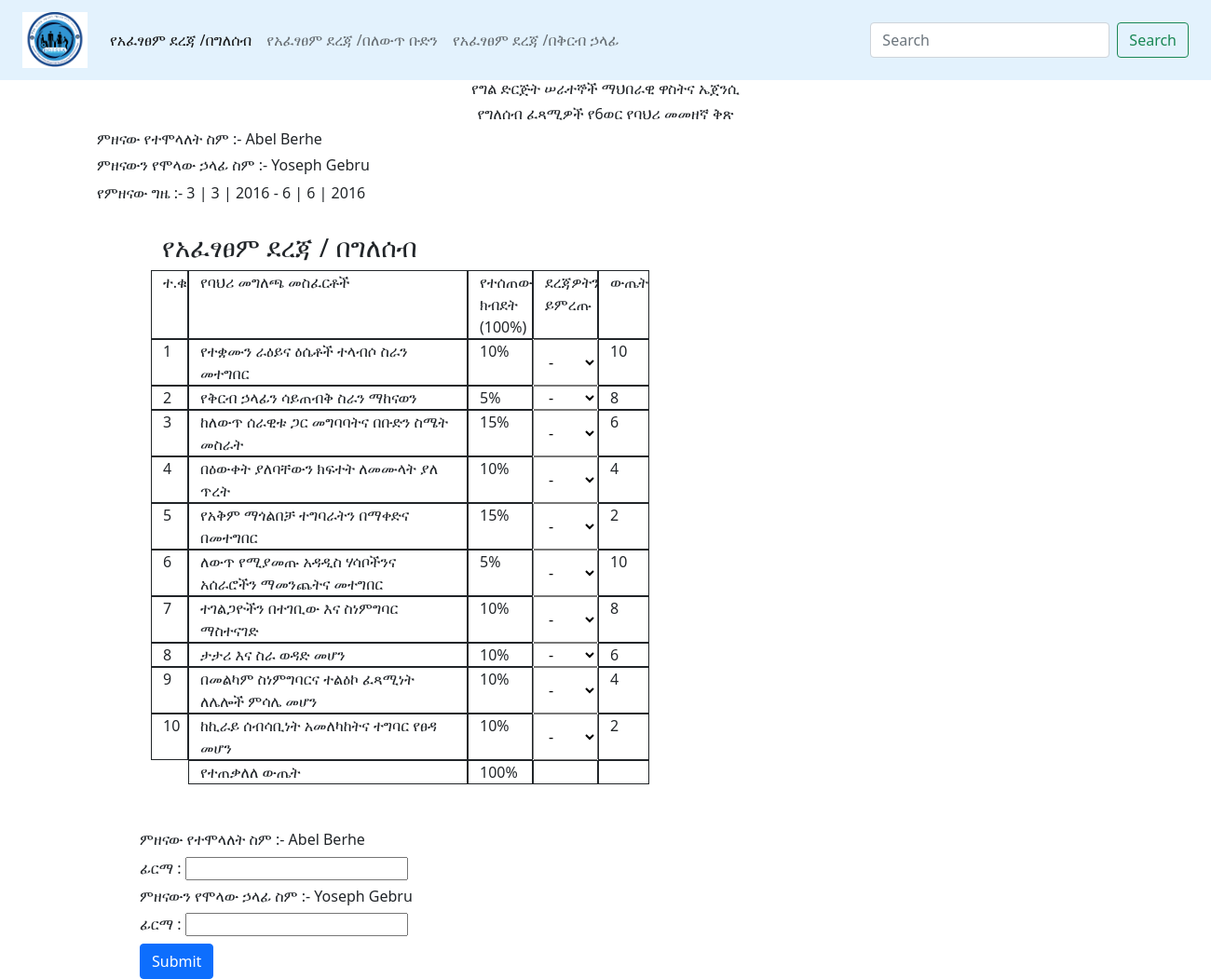
The page /Print_የ6ወር_የባህሪ_መመዘኛ_ቅፅ_1/1 (signed in) on the database its author committed.
### Evaluate/models.py (models this page shows, shortened)
class የ6ወር_የባህሪ_መመዘኛ_ቅፅ_1_model(models.Model):
    user = models.ForeignKey(CustomUser, null = True, on_delete = models.CASCADE, blank = True)
    ምዘናው_የተሞላለት_ስም = models.CharField(max_length=100)
    ምዘናውን_የሞላው_ኃላፊ_ስም = models.CharField(max_length=100)
    d1 = models.IntegerField(null = True)
    d2 = models.IntegerField(null = True)
    m1 = models.IntegerField(null = True)
    m2 = models.IntegerField(null = True)
    y1 = models.IntegerField(null = True)
    y2 = models.IntegerField(null = True)
    value1 = models.IntegerField(null = True)
    value2 = models.IntegerField(null = True)
    value3 = models.IntegerField(null = True)
    value4 = models.IntegerField(null = True)
    value5 = models.IntegerField(null = True)
    value6 = models.IntegerField(null = True)
    value7 = models.IntegerField(null = True)
    value8 = models.IntegerField(null = True)
    value9 = models.IntegerField(null = True)
    value10 = models.IntegerField(null = True)

### Evaluate/views.py (called while the page is built)
@login_required
def Print_የ6ወር_የባህሪ_መመዘኛ_ቅፅ_1(request, form_id):
    context = {
        'Print_የ6ወር_የባህሪ_መመዘኛ_ቅፅ_1_form' : የ6ወር_የባህሪ_መመዘኛ_ቅፅ_1_model.objects.filter(id=form_id)
    }
    return render(request, 'Expert/የ6ወር የባህሪ መመዘኛ ቅፅ/Print የ6ወር የባህሪ መመዘኛ ቅፅ 1.html', context)

### Evaluate/templates/Expert/የ6ወር የባህሪ መመዘኛ ቅፅ/Print የ6ወር የባህሪ መመዘኛ ቅፅ 1.html (shortened to what this page needs)
<!DOCTYPE html>
<html lang="en">
  <head>
    <link rel="stylesheet" href="css/bootstrap.css" />
    <link
      href="https://cdn.jsdelivr.net/npm/bootstrap@5.0.2/dist/css/bootstrap.min.css"
      rel="stylesheet"
    />
  </head>
  <body>
    {% for print in Print_የ6ወር_የባህሪ_መመዘኛ_ቅፅ_1_form %}
    <nav class="navbar navbar-expand-lg navbar-light " style="background-color: #e3f2fd;">
      <div class="container-fluid">
        <a class="navbar-brand" href="demo1.html">
          <img src="የ6ወር የባህሪ መመዘኛ ቅፅ/images/POESSA.png" alt="" width="70" height="60">
        </a>
        <div class="collapse navbar-collapse" id="navbarSupportedContent">
          <ul class="navbar-nav me-auto mb-2 mb-lg-0">
            <li class="nav-item">
              <a class="nav-link active" aria-current="page" href="">የአፈፃፀም ደረጃ /በግለሰብ</a>
            </li>
            <li class="nav-item">
              <a class="nav-link" href="">የአፈፃፀም ደረጃ /በለውጥ ቡድን</a>
            </li>
            <li class="nav-item">
              <a class="nav-link" href="">የአፈፃፀም ደረጃ /በቅርብ ኃላፊ</a>
            </li>
          </ul>
          <form class="d-flex">
            <input class="form-control me-2" type="search" placeholder="Search" aria-label="Search">
            <button class="btn btn-outline-success" type="submit">Search</button>
          </form>
        </div>
      </div>
    </nav>
    <div class="container">
        <div style="text-align: center;">
            <h6>የግል ድርጅት ሠራተኞች ማህበራዊ ዋስትና ኤጀንሲ</h6>
            <h6>የግለሰብ ፈጻሚዎች የ6ወር የባህሪ መመዘኛ ቅጽ</h6>
        </div>
        <div>
            <h6>ምዘናው የተሞላለት ስም :- {{print.ምዘናው_የተሞላለት_ስም}}</h6>
            <h6>ምዘናውን የሞላው ኃላፊ ስም :- {{print.ምዘናውን_የሞላው_ኃላፊ_ስም}}</h6>
            <div>የምዘናው ግዜ :- {{print.d1}} | {{print.m1}} | {{print.y1}} - {{print.d2}} | {{print.m2}} | {{print.y2}}</div>
        </div>
    </div>
    <div class="container" style="margin-top: 30px; margin-left: 150px;">
      <h3>የአፈፃፀም ደረጃ / በግለሰብ</h3>
        <div class="row">
          <div class="col-1 border border-dark" style="width: 40px;">ተ.ቁ</div>
          <div class="col-2 border border-dark" style="width: 300px;">የባህሪ መግለጫ መስፈርቶች</div>
          <div class="col-1 border border-dark" style="width: 70px;">የተሰጠው ክብደት (100%)</div>
          <div class="col-1 border border-dark" style="width: 70px;">ደረጃዎትን ይምረጡ</div>
          <div class="col-1 border border-dark" style="width: 55px;">ውጤት</div>
        </div>
        <div class="row">
          <div class="col-1 border border-dark" style="width: 40px;">1</div>
          <div class="col-2 border border-dark" style="width: 300px;">የተቋሙን ራዕይና ዕሴቶች ተላብሶ ስራን መተግበር</div>
          <div class="col-1 border border-dark" style="width: 70px;">10%</div>
          <select id="numberDropdown1" name="list" style="width: 70px;">
            <option value="value1">-</option>
          </select>
          <div class="col-1 border border-dark" style="width: 55px;">{{print.value1}}</div>
        </div>
        <div class="row">
          <div class="col-1 border border-dark" style="width: 40px;">2</div>
          <div class="col-2 border border-dark" style="width: 300px;">የቅርብ ኃላፊን ሳይጠብቅ ስራን ማከናወን</div>
          <div class="col-1 border border-dark" style="width: 70px;">5%</div>
          <select id="numberDropdown2" name="list" style="width: 70px;">
            <option value="value2">-</option>
          </select>
          <div class="col-1 border border-dark" style="width: 55px;">{{print.value2}}</div>
        </div>
        <div class="row">
          <div class="col-1 border border-dark" style="width: 40px;">3</div>
          <div class="col-2 border border-dark" style="width: 300px;">ከለውጥ ሰራዊቱ ጋር መግባባትና በቡድን ስሜት መስራት</div>
          <div class="col-1 border border-dark" style="width: 70px;">15%</div>
          <select id="numberDropdown3" name="list" style="width: 70px;">
            <option value="value3">-</option>
          </select>
          <div class="col-1 border border-dark" style="width: 55px;">{{print.value3}}</div>
        </div>
        <div class="row">
          <div class="col-1 border border-dark" style="width: 40px;">4</div>
          <div class="col-2 border border-dark" style="width: 300px;">በዕውቀት ያለባቸውን ክፍተት ለመሙላት ያለ ጥረት</div>
          <div class="col-1 border border-dark" style="width: 70px;">10%</div>
          <select id="numberDropdown4" name="list" style="width: 70px;">
            <option value="value4">-</option>
          </select>
          <div class="col-1 border border-dark" style="width: 55px;">{{print.value4}}</div>
        </div>
        <div class="row">
          <div class="col-1 border border-dark" style="width: 40px;">5</div>
          <div class="col-2 border border-dark" style="width: 300px;">የአቅም ማጎልበቻ ተግባራትን በማቀድና በመተግበር</div>
          <div class="col-1 border border-dark" style="width: 70px;">15%</div>
          <select id="numberDropdown5" name="list" style="width: 70px;">
            <option value="value5">-</option>
          </select>
          <div class="col-1 border border-dark" style="width: 55px;">{{print.value5}}</div>
        </div>
        <div class="row">
          <div class="col-1 border border-dark" style="width: 40px;">6</div>
          <div class="col-2 border border-dark" style="width: 300px;">ለውጥ የሚያመጡ አዳዲስ ሃሳቦችንና አሰራሮችን ማመንጨትና መተግበር</div>
          <div class="col-1 border border-dark" style="width: 70px;">5%</div>
          <select id="numberDropdown6" name="list" style="width: 70px;">
            <option value="value6">-</option>
          </select>
          <div class="col-1 border border-dark" style="width: 55px;">{{print.value6}}</div>
        </div>
        <div class="row">
          <div class="col-1 border border-dark" style="width: 40px;">7</div>
          <div class="col-2 border border-dark" style="width: 300px;">ተገልጋዮችን በተገቢው እና ስነምግባር ማስተናገድ</div>
          <div class="col-1 border border-dark" style="width: 70px;">10%</div>
          <select id="numberDropdown7" name="list" style="width: 70px;">
            <option value="value7">-</option>
          </select>
          <div class="col-1 border border-dark" style="width: 55px;">{{print.value7}}</div>
        </div>
        <div class="row">
          <div class="col-1 border border-dark" style="width: 40px;">8</div>
          <div class="col-2 border border-dark" style="width: 300px;">ታታሪ እና ስራ ወዳድ መሆን</div>
          <div class="col-1 border border-dark" style="width: 70px;">10%</div>
          <select id="numberDropdown8" name="list" style="width: 70px;">
            <option value="value8">-</option>
          </select>
          <div class="col-1 border border-dark" style="width: 55px;">{{print.value8}}</div>
        </div>
        <div class="row">
          <div class="col-1 border border-dark" style="width: 40px;">9</div>
          <div class="col-2 border border-dark" style="width: 300px;">በመልካም ስነምግባርና ተልዕኮ ፈጻሚነት ለሌሎች ምሳሌ መሆን</div>
          <div class="col-1 border border-dark" style="width: 70px;">10%</div>
          <select id="numberDropdown9" name="list" style="width: 70px;">
            <option value="value9">-</option>
          </select>
          <div class="col-1 border border-dark" style="width: 55px;">{{print.value9}}</div>
        </div>
        <div class="row">
          <div class="col-1 border border-dark" style="width: 40px;">10</div>
          <div class="col-2 border border-dark" style="width: 300px;">ከኪራይ ሰብሳቢነት አመለካከትና ተግባር የፀዳ መሆን</div>
          <div class="col-1 border border-dark" style="width: 70px;">10%</div>
          <select id="numberDropdown10"  name="list" style="width: 70px;">
            <option value="value10">-</option>
          </select>
          <div class="col-1 border border-dark" style="width: 55px;">{{print.value10}}</div>
        </div>
        <div class="row">
          <div class="col-1 border border-white" style="width: 40px;"></div>
          <div class="col-2 border border-dark" style="width: 300px;">የተጠቃለለ ውጤት</div>
          <div class="col-1 border border-dark" style="width: 70px;">100%</div>
          <div class="col-1 border border-dark" style="width: 70px;"></div>
          <div class="col-1 border border-dark" style="width: 55px;"></div>
        </div>
    </div>
    <div style="margin-top: 50px; margin-left: 150px;">
        <h6>ምዘናው የተሞላለት ስም :- {{print.ምዘናው_የተሞላለት_ስም}}</h6>
      <h6>ፊርማ : <input type="text"></h6>
    </div>
    <div style="margin-left: 150px;">
            <h6>ምዘናውን የሞላው ኃላፊ ስም :- {{print.ምዘናውን_የሞላው_ኃላፊ_ስም}}</h6>
      <h6>ፊርማ : <input type="text"></h6>
    </div>
    <button type="Submit" class="btn btn-primary" style="margin-left: 150px;">Submit</button>
  {% endfor %}
  </body>
</html>

### rows shown on the page
የ6ወር_የባህሪ_መመዘኛ_ቅፅ_1_model: ምዘናው_የተሞላለት_ስም "Abel Berhe", ምዘናውን_የሞላው_ኃላፊ_ስም "Yoseph Gebru", d1 "3", m1 "3", y1 "2016", d2 "6", m2 "6", y2 "2016", value1 "10", value2 "8", value3 "6", value4 "4", value5 "2", value6 "10", value7 "8", value8 "6", value9 "4", value10 "2"
